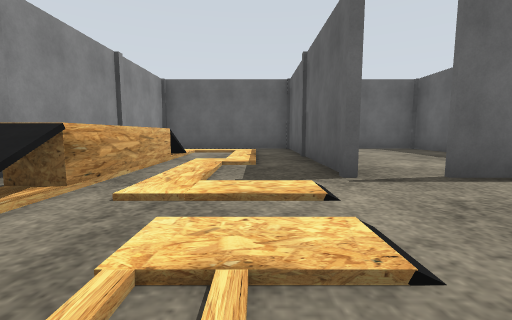
view 1 (above)

16 first-person views from a walk through a robot-simulator world made for Gazebo. The camera is 0.94 m above the floor, tilts 6° down and sees 90° across. The floor is counted in squares, 2 m on a side. Each view is taken from the middle of a square. On the plan, view 1 faces up. The plan holds only what a view shows up to about 9 squares ahead; the rest is blank. The place goes on beyond the plan. Some surface patterns are stand-ins.

view 2
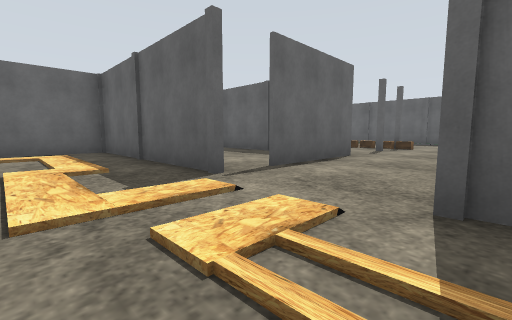

view 3
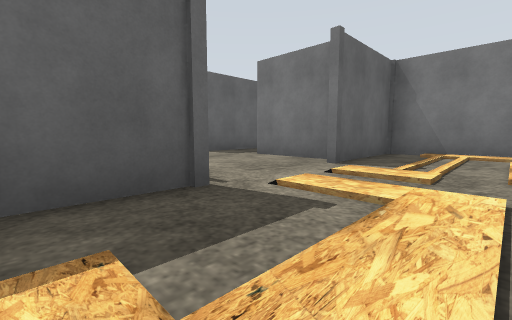

view 4
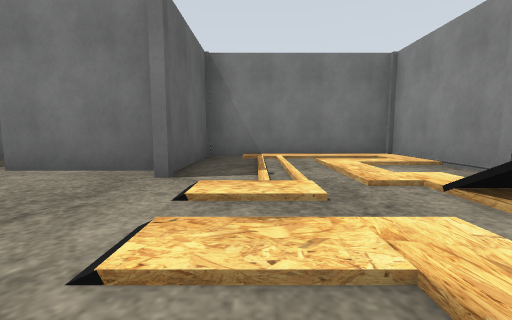

view 5
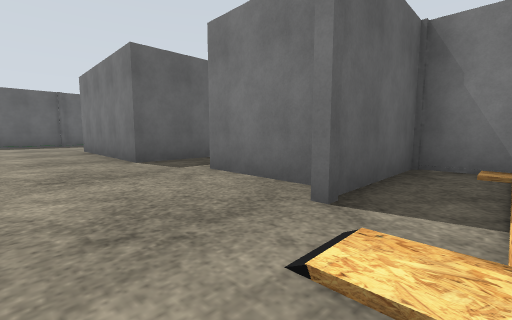

view 6
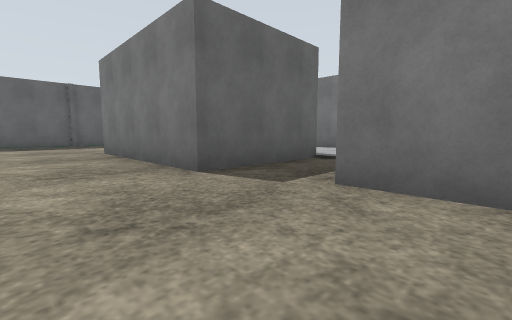

view 7
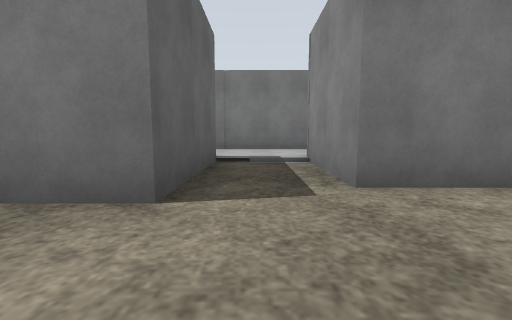

view 8
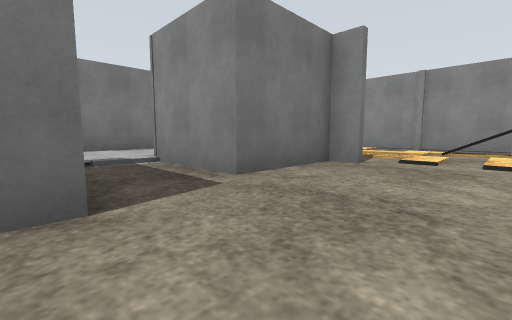

view 9
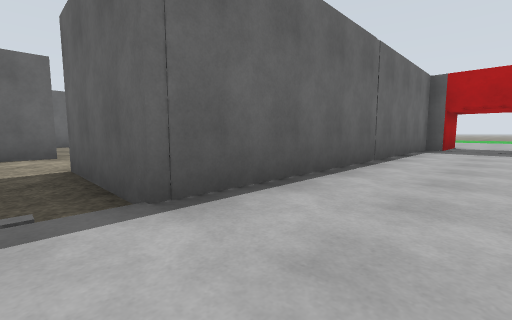

view 10
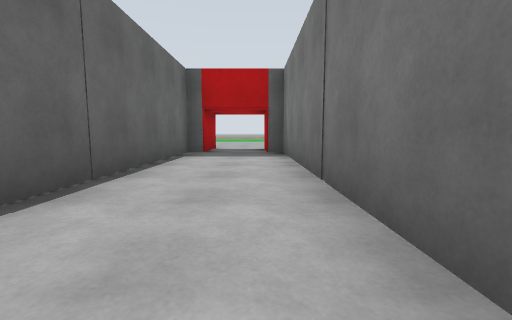

view 11
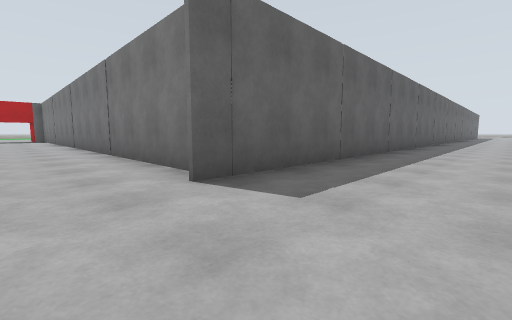

view 12
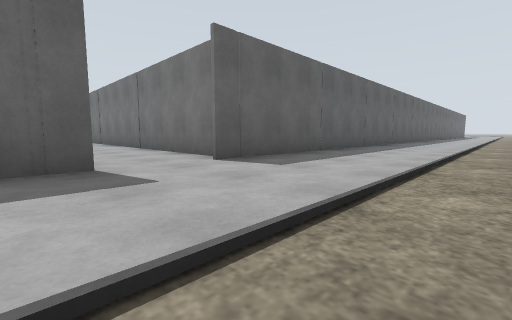

view 13
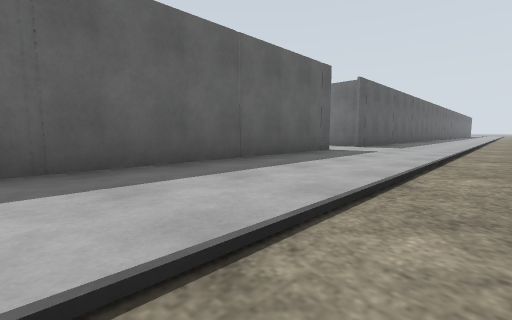

view 14
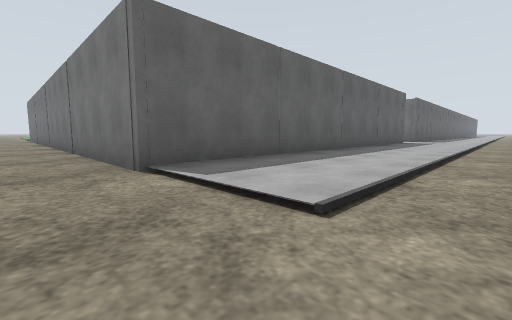

view 15
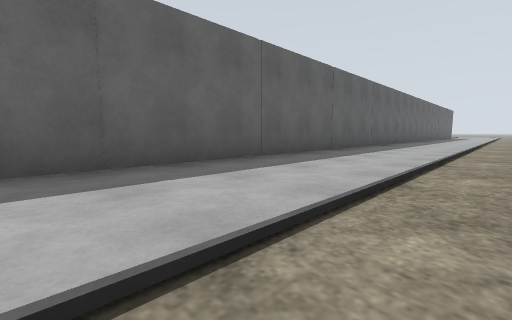

view 16
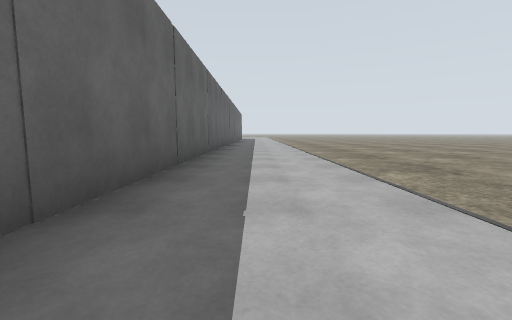

### Floor plan
Ten units are one square. View 1 is at (0, 0); x grows to the right and y downward. Boxes are objects, and circles mark ways between rooms. Rooms are numbered by the first view taken in them; rooms with no view inside come last. Other rooms are left out.
<svg viewBox="-45 -95 230 285">
<path fill="none" stroke="#000" d="M10 -34 10 -75M16 2 31 2M-28 -15 -28 15M10 15 10 4M-28 5 -28 -5M45 -27 20 -27M-25 23 5 23M5 -78 -25 -78M-28 -75 -28 -25M123 6 123 -20M54 -3 85 -3M47 16 47 4M35 47 45 47M31 2 31 24M94 47 114 47M54 47 75 47M115 23 54 23M-26 47 35 47M-28 15 -28 5M-28 185 -28 54M-28 -5 -28 -78M-28 -25 -28 -15"/>
<rect x="-35" y="-5" width="10" height="10" fill="#bbb"><title>pillar</title></rect>
<rect x="-25" y="-55" width="10" height="10" fill="#bbb"><title>black box</title></rect>
<rect x="5" y="-5" width="10" height="10" fill="#bbb"><title>pillar</title></rect>
<rect x="5" y="-35" width="10" height="10" fill="#bbb"><title>pillar</title></rect>
<rect x="5" y="-55" width="10" height="10" fill="#bbb"><title>pillar</title></rect>
<rect x="45" y="-5" width="10" height="10" fill="#bbb"><title>pillar</title></rect>
<rect x="45" y="-35" width="10" height="10" fill="#bbb"><title>pillar</title></rect>
<rect x="45" y="-55" width="10" height="10" fill="#bbb"><title>pillar</title></rect>
<rect x="65" y="-35" width="10" height="10" fill="#bbb"><title>pillar</title></rect>
<rect x="75" y="-35" width="10" height="10" fill="#bbb"><title>other object</title></rect>
<rect x="85" y="-5" width="10" height="10" fill="#bbb"><title>pillar</title></rect>
<rect x="85" y="-35" width="10" height="10" fill="#bbb"><title>other object</title></rect>
<rect x="115" y="15" width="10" height="10" fill="#bbb"><title>other object</title></rect>
<rect x="115" y="-5" width="10" height="10" fill="#bbb"><title>pillar</title></rect>
<rect x="125" y="-5" width="10" height="10" fill="#bbb"><title>other object</title></rect>
<rect x="35" y="15" width="10" height="10" fill="#bbb"><title>grey box</title></rect>
<rect x="45" y="15" width="10" height="10" fill="#bbb"><title>pillar</title></rect>
<rect x="75" y="45" width="20" height="10" fill="#bbb"><title>pillar</title></rect>
<rect x="75" y="15" width="10" height="10" fill="#bbb"><title>pillar</title></rect>
<rect x="-35" y="165" width="10" height="10" fill="#bbb"><title>other object</title></rect>
<rect x="-35" y="145" width="10" height="10" fill="#bbb"><title>pillar</title></rect>
<rect x="-35" y="115" width="10" height="10" fill="#bbb"><title>pillar</title></rect>
<rect x="-35" y="95" width="10" height="10" fill="#bbb"><title>pillar</title></rect>
<rect x="-35" y="65" width="10" height="10" fill="#bbb"><title>pillar</title></rect>
<rect x="-35" y="45" width="10" height="10" fill="#bbb"><title>pillar</title></rect>
<rect x="-35" y="15" width="10" height="10" fill="#bbb"><title>pillar</title></rect>
<rect x="-35" y="-35" width="10" height="10" fill="#bbb"><title>pillar</title></rect>
<rect x="-35" y="-55" width="10" height="10" fill="#bbb"><title>pillar</title></rect>
<rect x="-35" y="-85" width="10" height="10" fill="#bbb"><title>pillar</title></rect>
<rect x="-25" y="-25" width="10" height="10" fill="#bbb"><title>ramp</title></rect>
<rect x="5" y="45" width="10" height="10" fill="#bbb"><title>pillar</title></rect>
<rect x="5" y="15" width="10" height="10" fill="#bbb"><title>pillar</title></rect>
<circle cx="55" cy="-15" r="3" fill="#2a7"/>
<circle cx="40" cy="10" r="3" fill="#2a7"/>
<circle cx="-40" cy="0" r="3" fill="#2a7"/>
<circle cx="65" cy="35" r="3" fill="#2a7"/>
<circle cx="25" cy="35" r="3" fill="#2a7"/>
<text x="0" y="-20">1</text>
<text x="180" y="40">2</text>
<text x="40" y="30">3</text>
<text x="80" y="40">4</text>
<text x="10" y="90">5</text>
</svg>
Room 1 opens to room 2. Room 1 opens to room 3. Room 1 opens to room 5. Room 3 opens to room 4. Room 3 opens to room 5.

Where each view was taken, in squares from view 1:
view 1: 0 up, 0 right, facing up
view 2: 0 up, 1 left, facing up-right
view 3: 4 up, 1 left, facing down-right
view 4: 3 up, 0 right, facing down
view 5: 2 up, 0 right, facing down-right
view 6: 2 up, 2 right, facing down-right
view 7: 2 up, 4 right, facing down
view 8: 2 up, 5 right, facing down-left
view 9: 4 down, 4 right, facing up-right
view 10: 4 down, 6 right, facing right
view 11: 3 down, 5 left, facing down-right
view 12: 2 down, 6 left, facing down-right
view 13: 3 up, 6 left, facing down-right
view 14: 9 up, 6 left, facing down-right
view 15: 9 down, 6 left, facing down-right
view 16: 11 down, 4 left, facing down
